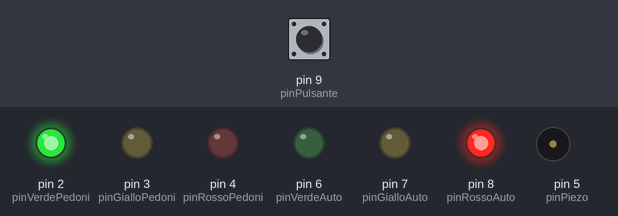
Recording of a sketch running on a simulated Arduino Uno, built with avr-gcc and run on an emulated ATmega328P. On the bench: output pins drawn as LEDs (lit = HIGH), buzzer (waves = sounding). The test bench sets the inputs (shaded band); at power-on: pin 9 (pinPulsante) HIGH.

Above: at 3.8 s.
3.9 s: pin 9 (pinPulsante) pulled LOW for 1.8 s
At 5.2 s:
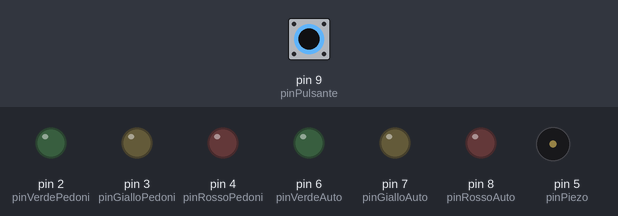
7.4 s: pin 9 (pinPulsante) pulled LOW for 3.2 s
At 7.45 s:
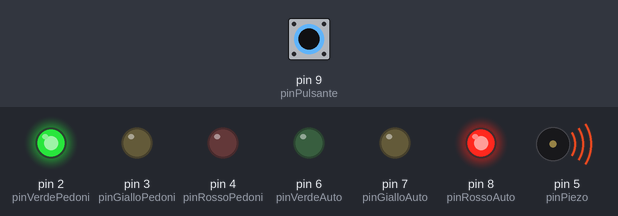
At 11.0 s:
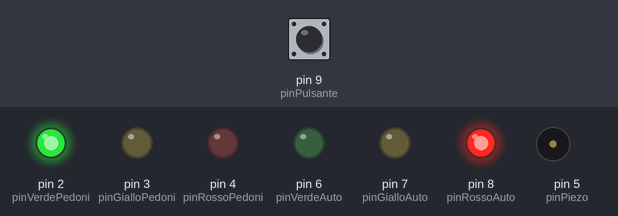
Timing chart, 0 to 18.1 s (numbered marks = the images above; inputs shaded):
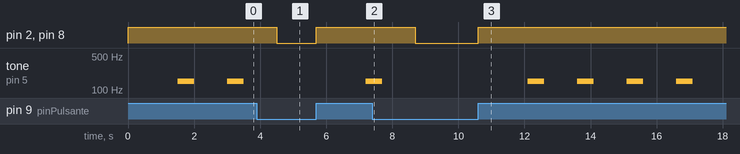

The sketch:

Semaforo.ino
```cpp
int pinVerdePedoni=2;
int pinGialloPedoni=3;
int pinRossoPedoni=4;
int pinPiezo=5;
int pinVerdeAuto=6;
int pinGialloAuto=7;
int pinRossoAuto=8;
int pinPulsante=9;
void setup(){
  for(int i=2; i<=4; i++){
    pinMode(i,OUTPUT);
  }
  for(int i=6; i<=8; i++){
    pinMode(i,OUTPUT);
  }
  pinMode(pinPulsante,INPUT_PULLUP);
}
void loop(){
  boolean statoPulsante=digitalRead(pinPulsante);
  if(statoPulsante==HIGH){
    digitalWrite(2,HIGH);
    digitalWrite(8,HIGH);
    delay(1500);
   tone(pinPiezo, 150, 500);
  }
   if(statoPulsante==LOW){
   for(int f=2; f<=8; f++){
     digitalWrite(f,LOW);
   }
   tone(pinPiezo, 0, 1);
   }
}
```

Measured:
- after the input at 3.9 s, pin 2 (pinVerdePedoni), pin 8 (pinRossoAuto): HIGH → LOW after 0.60 s, → HIGH 1.2 s later
- after the input at 7.4 s, pin 2 (pinVerdePedoni), pin 8 (pinRossoAuto): HIGH → LOW after 1.3 s, → HIGH 1.9 s later
- by itself, tone on pin 5 (pinPiezo): repeats every 1.5 s: 150 Hz 0.50 s, silent 1.0 s
